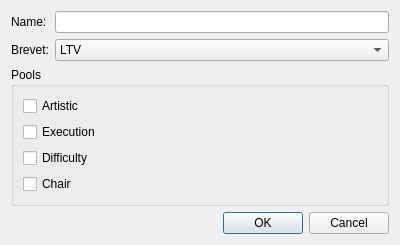
<?xml version="1.0" encoding="UTF-8"?>
<ui version="4.0">
 <class>JudgeEditorWidget</class>
 <widget class="QWidget" name="JudgeEditorWidget">
  <property name="geometry">
   <rect>
    <x>0</x>
    <y>0</y>
    <width>400</width>
    <height>234</height>
   </rect>
  </property>
  <property name="windowTitle">
   <string>change judge..</string>
  </property>
  <property name="windowIcon">
   <iconset>
    <normaloff>:/ui/icons/images/icons/Logo.png</normaloff>:/ui/icons/images/icons/Logo.png</iconset>
  </property>
  <layout class="QFormLayout" name="formLayout">
   <item row="0" column="0">
    <widget class="QLabel" name="label">
     <property name="text">
      <string>Name:</string>
     </property>
    </widget>
   </item>
   <item row="0" column="1">
    <widget class="QLineEdit" name="name"/>
   </item>
   <item row="1" column="0">
    <widget class="QLabel" name="label_2">
     <property name="text">
      <string>Brevet:</string>
     </property>
    </widget>
   </item>
   <item row="1" column="1">
    <widget class="QComboBox" name="brevet">
     <item>
      <property name="text">
       <string>LTV</string>
      </property>
     </item>
     <item>
      <property name="text">
       <string>DTB</string>
      </property>
     </item>
     <item>
      <property name="text">
       <string>FIG1</string>
      </property>
     </item>
     <item>
      <property name="text">
       <string>FIG2</string>
      </property>
     </item>
     <item>
      <property name="text">
       <string>FIG3</string>
      </property>
     </item>
     <item>
      <property name="text">
       <string>FIG4</string>
      </property>
     </item>
     <item>
      <property name="text">
       <string>NO</string>
      </property>
     </item>
    </widget>
   </item>
   <item row="2" column="0" colspan="2">
    <widget class="QGroupBox" name="groupBox">
     <property name="title">
      <string>Pools</string>
     </property>
     <layout class="QVBoxLayout" name="verticalLayout">
      <item>
       <widget class="QCheckBox" name="artistic">
        <property name="text">
         <string>Artistic</string>
        </property>
       </widget>
      </item>
      <item>
       <widget class="QCheckBox" name="execution">
        <property name="text">
         <string>Execution</string>
        </property>
       </widget>
      </item>
      <item>
       <widget class="QCheckBox" name="difficulty">
        <property name="text">
         <string>Difficulty</string>
        </property>
       </widget>
      </item>
      <item>
       <widget class="QCheckBox" name="chair">
        <property name="text">
         <string>Chair</string>
        </property>
       </widget>
      </item>
     </layout>
    </widget>
   </item>
   <item row="3" column="0" colspan="2">
    <widget class="QDialogButtonBox" name="buttonBox">
     <property name="standardButtons">
      <set>QDialogButtonBox::Cancel|QDialogButtonBox::Ok</set>
     </property>
    </widget>
   </item>
  </layout>
 </widget>
 <resources/>
 <connections>
  <connection>
   <sender>name</sender>
   <signal>textEdited(QString)</signal>
   <receiver>JudgeEditorWidget</receiver>
   <slot>changeName(QString)</slot>
   <hints>
    <hint type="sourcelabel">
     <x>190</x>
     <y>23</y>
    </hint>
    <hint type="destinationlabel">
     <x>200</x>
     <y>30</y>
    </hint>
   </hints>
  </connection>
  <connection>
   <sender>brevet</sender>
   <signal>currentIndexChanged(QString)</signal>
   <receiver>JudgeEditorWidget</receiver>
   <slot>changeBrevet(QString)</slot>
   <hints>
    <hint type="sourcelabel">
     <x>131</x>
     <y>50</y>
    </hint>
    <hint type="destinationlabel">
     <x>157</x>
     <y>61</y>
    </hint>
   </hints>
  </connection>
  <connection>
   <sender>artistic</sender>
   <signal>clicked()</signal>
   <receiver>JudgeEditorWidget</receiver>
   <slot>updatePools()</slot>
   <hints>
    <hint type="sourcelabel">
     <x>99</x>
     <y>103</y>
    </hint>
    <hint type="destinationlabel">
     <x>394</x>
     <y>95</y>
    </hint>
   </hints>
  </connection>
  <connection>
   <sender>execution</sender>
   <signal>clicked()</signal>
   <receiver>JudgeEditorWidget</receiver>
   <slot>updatePools()</slot>
   <hints>
    <hint type="sourcelabel">
     <x>123</x>
     <y>122</y>
    </hint>
    <hint type="destinationlabel">
     <x>394</x>
     <y>125</y>
    </hint>
   </hints>
  </connection>
  <connection>
   <sender>difficulty</sender>
   <signal>clicked()</signal>
   <receiver>JudgeEditorWidget</receiver>
   <slot>updatePools()</slot>
   <hints>
    <hint type="sourcelabel">
     <x>69</x>
     <y>142</y>
    </hint>
    <hint type="destinationlabel">
     <x>394</x>
     <y>151</y>
    </hint>
   </hints>
  </connection>
  <connection>
   <sender>chair</sender>
   <signal>clicked()</signal>
   <receiver>JudgeEditorWidget</receiver>
   <slot>updatePools()</slot>
   <hints>
    <hint type="sourcelabel">
     <x>142</x>
     <y>171</y>
    </hint>
    <hint type="destinationlabel">
     <x>395</x>
     <y>177</y>
    </hint>
   </hints>
  </connection>
 </connections>
 <slots>
  <slot>changeName(QString)</slot>
  <slot>changeBrevet(QString)</slot>
  <slot>updatePools()</slot>
 </slots>
</ui>
